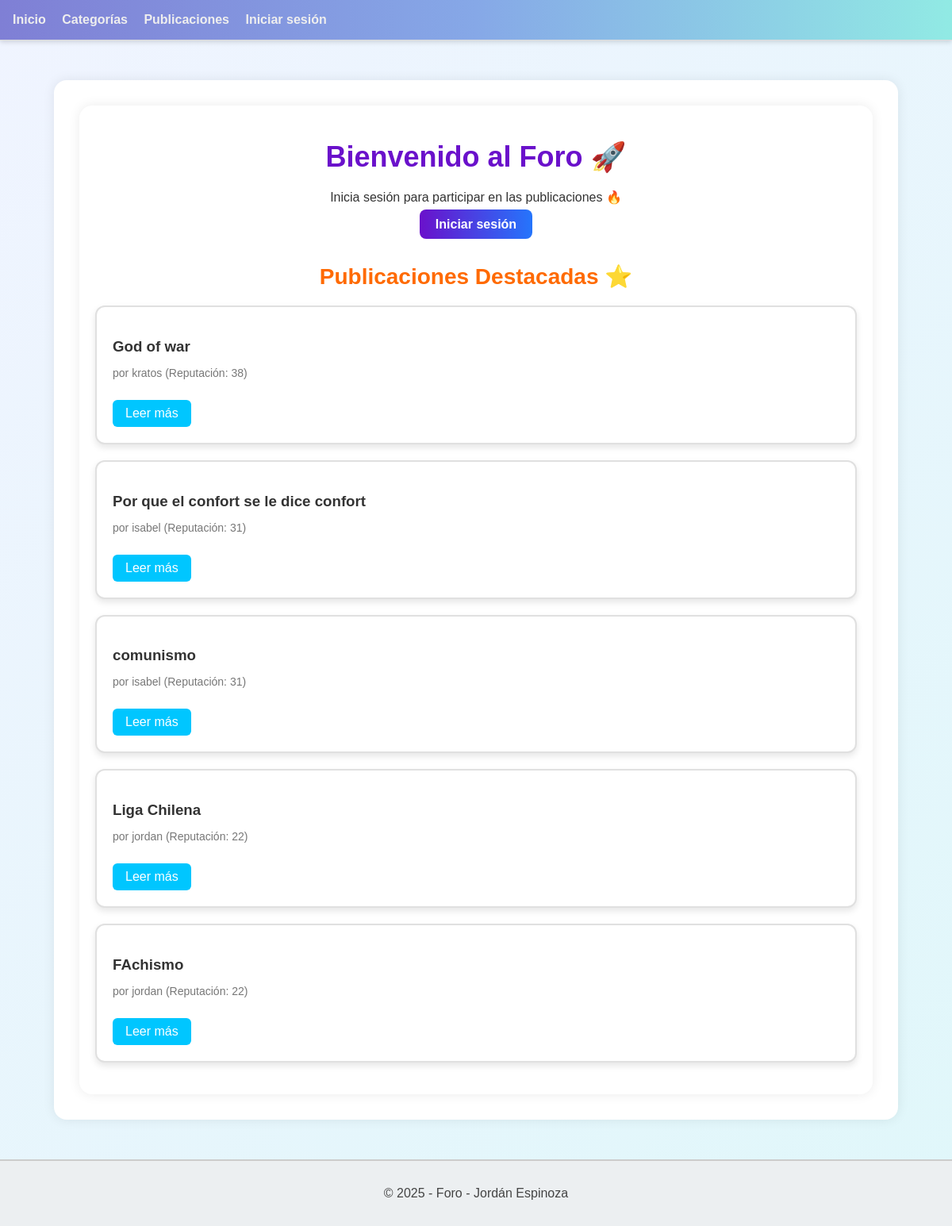
Page /foro/ on the committed database.
### foro_aplicacion/models.py (models this page shows, shortened)
class Publicacion(models.Model):
    titulo = models.CharField(max_length=100)
    cuerpo = models.TextField()
    fecha_creacion = models.DateTimeField(auto_now_add=True)
    fecha_modificacion = models.DateTimeField(auto_now=True)
    usuario = models.ForeignKey(Usuario, on_delete=models.CASCADE, related_name='publicaciones')
    categoria = models.ForeignKey(Categoria, on_delete=models.CASCADE, related_name='publicaciones')
    etiquetas = models.ManyToManyField(Etiqueta, through='PublicacionEtiqueta', related_name='publicaciones')

class Usuario(AbstractUser):
    correo = models.EmailField(max_length=100, unique=True)
    es_admin = models.BooleanField(default=False)
    es_baneado = models.BooleanField(default=False)
    es_moderador = models.BooleanField(default=False)
    es_autor = models.BooleanField(default=False)
    reputacion = models.IntegerField(default=0)
    avatar = models.ImageField(upload_to='avatars/', blank=True, null=True)
    class Meta:
        verbose_name = 'Usuario'
        verbose_name_plural = 'Usuarios'

### foro_aplicacion/views.py (the view)
# urls.py: path('', home, name='home'),
def home(request):
    publicaciones = Publicacion.objects.select_related('usuario').order_by('-usuario__reputacion','-fecha_creacion') # Obtener las últimas 5 publicaciones
    return render(request, 'foro_aplicacion/home.html', {'publicaciones': publicaciones})

### foro_aplicacion/templates/foro_aplicacion/home.html (shortened to what this page needs)
{% extends "template_base.html" %}
{% block body %}
<main class="home-container">
    <h1 class="home-title">Bienvenido al Foro 🚀</h1>
    {% if user.is_authenticated %}
        <div class="user-actions">
            <p class="welcome-message">Hola, <strong>{{ user.username }}</strong> 👋</p>
            {% if user.es_admin %}
                <a href="{% url "lista_usuarios" %}" class="btn-ver-usuarios">Administrar Usuarios</a>
            {% endif %}
        </div>
    {% else %}
        <div class="guest-message">
            <p>Inicia sesión para participar en las publicaciones 🔥</p>
            <a href="{% url 'login' %}" class="btn-login">Iniciar sesión</a>
        </div>
    {% endif %}
    <section class="publicaciones-section">
        <h2 class="section-title">Publicaciones Destacadas ⭐</h2>
        {% for publicacion in publicaciones %}
            <div class="publicacion-card">
                <h3>{{ publicacion.titulo }}</h3>
                <p class="publicacion-autor">por {{ publicacion.usuario.username }} (Reputación: {{ publicacion.usuario.reputacion }})</p>
                <a href="{% url 'detalle_publicacion' publicacion.pk %}" class="btn-detalle">Leer más</a>
            </div>
        {% empty %}
            <p>No hay publicaciones aún 😢</p>
        {% endfor %}
    </section>
</main>
{% endblock body %}

### static/css/styles.css (style rules this page uses)
body { margin: 0; padding: 0; background: linear-gradient(135deg, #f0f4ff, #e0f7fa); color: #333; font-family: 'Segoe UI', Tahoma, Geneva, Verdana, sans-serif; }
main { padding: 2rem; max-width: 1000px; margin: 50px auto; background-color: #ffffff; border-radius: 16px; box-shadow: 0 0 15px rgba(0,0,0,0.08); }
body { font-family: Arial, sans-serif; background-color: #f4f4f4; color: #333; }
.publicacion-card { background: #ffffff; border-left: 8px solid #86a8e7; padding: 1.8rem; border-radius: 16px; box-shadow: 0 8px 24px rgba(0, 0, 0, 0.08); transition: transform 0.3s ease, box-shadow 0.3s ease; }
h2 { font-size: 24px; font-weight: bold; margin-bottom: 15px; color: #333; }
.home-container { padding: 20px; max-width: 1000px; margin: 0 auto; }
.home-title { font-size: 36px; text-align: center; color: #6a11cb; margin-bottom: 20px; }
.user-actions, .guest-message { text-align: center; margin-bottom: 30px; }
.btn-ver-usuarios, .btn-login { background: linear-gradient(to right, #6a11cb, #2575fc); padding: 10px 20px; color: white; border-radius: 8px; text-decoration: none; font-weight: bold; transition: background 0.3s; }
.publicaciones-section { margin-top: 40px; }
.section-title { font-size: 28px; color: #ff6a00; margin-bottom: 20px; text-align: center; }
.publicacion-card { background: #ffffff; border: 2px solid #e0e0e0; border-radius: 12px; padding: 20px; margin-bottom: 20px; box-shadow: 0 4px 8px rgba(0, 0, 0, 0.1); }
.publicacion-card h3 { color: #333; margin-bottom: 10px; }
.publicacion-autor { font-size: 14px; color: #777; margin-bottom: 10px; }
.btn-detalle { display: inline-block; margin-top: 10px; background-color: #00c6ff; color: #fff; padding: 8px 16px; border-radius: 6px; text-decoration: none; transition: background-color 0.3s; }

### rows in the picture
Publicacion: titulo "God of war", usuario.username "kratos", usuario.reputacion "38"
Publicacion: titulo "Por que el confort se le dice confort", usuario.username "isabel", usuario.reputacion "31"
Publicacion: titulo "comunismo", usuario.username "isabel", usuario.reputacion "31"
Publicacion: titulo "Liga Chilena", usuario.username "jordan", usuario.reputacion "22"
Publicacion: titulo "FAchismo", usuario.username "jordan", usuario.reputacion "22"
